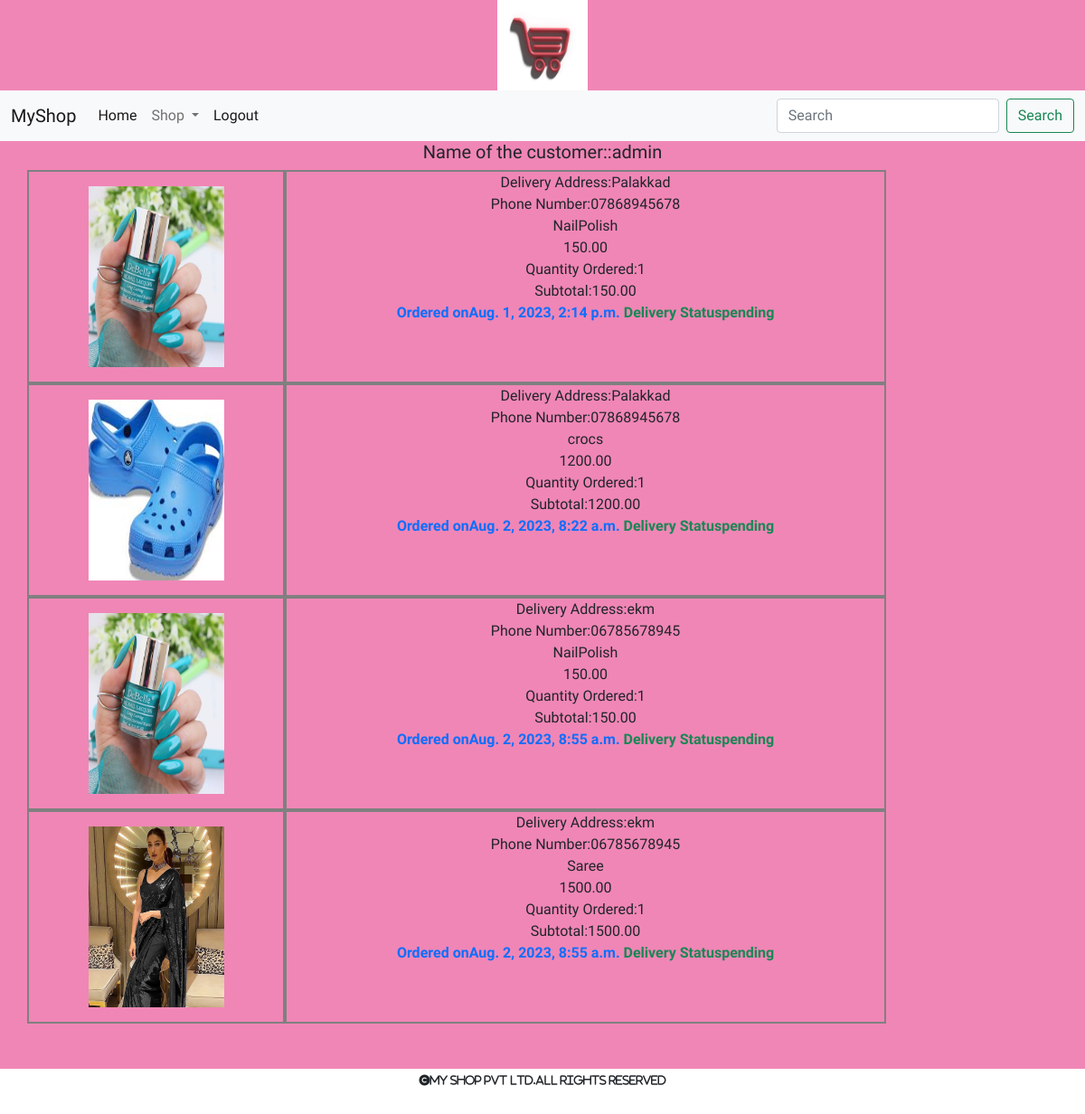
/cart/orderview (signed in), run on the app's committed database.
### cart/models.py (models this page shows, shortened)
class Order(models.Model):
    user=models.ForeignKey(User,on_delete=models.CASCADE)
    product=models.ForeignKey(Product,on_delete=models.CASCADE)
    address=models.TextField()
    phone=models.CharField(max_length=100)
    order_status=models.CharField(max_length=30,default="pending")
    delivery_status=models.CharField(max_length=30,default="pending")
    noofitems=models.IntegerField()
    date_added=models.DateTimeField(auto_now_add=True)
    def subtotal(self):
        return self.noofitems*self.product.price

### shop/models.py (models this page shows, shortened)
class Product(models.Model):
    name=models.CharField(max_length=250,unique=True)
    slug=models.SlugField(max_length=250,unique=True)
    description=models.TextField(blank=True)
    image=models.ImageField(upload_to='shop/category',null=True,blank=True)
    price=models.DecimalField(max_digits=10,decimal_places=2)
    category=models.ForeignKey(Category,on_delete=models.CASCADE)
    stock=models.IntegerField()
    available=models.BooleanField(default=True)
    created=models.DateTimeField(auto_now_add=True)
    updated=models.DateTimeField(auto_now=True)

### cart/views.py (the view)
# urls.py: path("orderview", views.orderview, name="orderview"),
@login_required
def orderview(request):
    u=request.user
    o=Order.objects.filter(user=u,order_status='paid')
    return render(request,'orderview.html',{'o':o,'u':u.username})

### cart/context_processors.py (called while the page is built)
def counter(request):
    item_count=0
    if request.user.is_authenticated:
        user=request.user
        try:
            cart=Cart.objects.filter(user=user)
            for i in cart:
                item_count+=i.quantity
        except Cart.DoesNotExist:
            item_count=0
    return {'count':item_count}

### shop/context_processors.py (called while the page is built)
def menu_links(request):
    c=Category.objects.all()
    return {'links':c}

### templates/orderview.html (shortened to what this page needs)
{% extends 'base.html' %}
{% load static %}
{% block content %}
<div class="container" style="margin-bottom:100px;">
  <div class="row">
    <h5 class="text-center">Name of the customer::{{u}}</h5>
    {% for i in o %}
    <div class="col-sm-3 py-3" style="border:2px solid grey">
      <center>
      <img src="{{i.product.image.url}}" height="200px" width="150px"></center>
    </div>
    <div class="col-sm-7 text-center" style="border:2px solid grey">
      Delivery Address:{{i.address}}<br>
      Phone Number:{{i.phone}}<br>
      {{i.product.name}}<br>
      {{i.product.price}}<br>
      Quantity Ordered:{{i.noofitems}}<br>
      Subtotal:{{i.subtotal}}<br>
      <strong class="text-primary">Ordered on{{i.date_added}}</strong>
      <strong class="text-success">Delivery Status{{i.delivery_status}}</strong>
    </div>
     {% endfor %}
      </div>
</div>
{% endblock %}

### static/css/custom.css (style rules this page uses)
body { background-color:#f086b6; font-family: 'Lily Script One', cursive; }

### data on the page
Order: product.image (picture), address "Palakkad", phone "07868945678", product.name "NailPolish", product.price "150.00", noofitems "1", subtotal "150.00", date_added "Aug. 1, 2023, 2:14 p.m.", delivery_status "pending"
Order: product.image (picture), address "Palakkad", phone "07868945678", product.name "crocs", product.price "1200.00", noofitems "1", subtotal "1200.00", date_added "Aug. 2, 2023, 8:22 a.m.", delivery_status "pending"
Order: product.image (picture), address "ekm", phone "06785678945", product.name "NailPolish", product.price "150.00", noofitems "1", subtotal "150.00", date_added "Aug. 2, 2023, 8:55 a.m.", delivery_status "pending"
Order: product.image (picture), address "ekm", phone "06785678945", product.name "Saree", product.price "1500.00", noofitems "1", subtotal "1500.00", date_added "Aug. 2, 2023, 8:55 a.m.", delivery_status "pending"

### other printed values
{{ u }} "admin"
